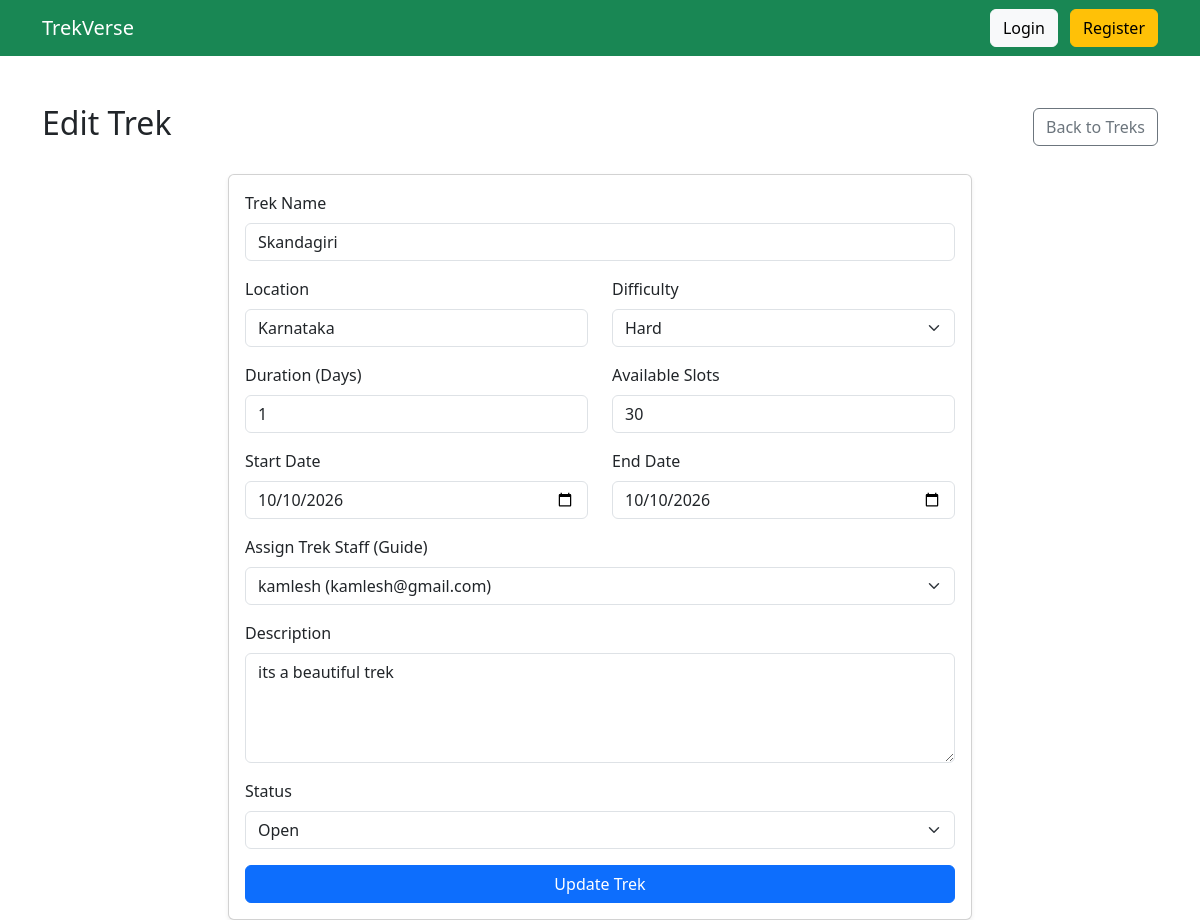
Page /admin/admin_treks/edit/1 (signed in) on the earlier database version.
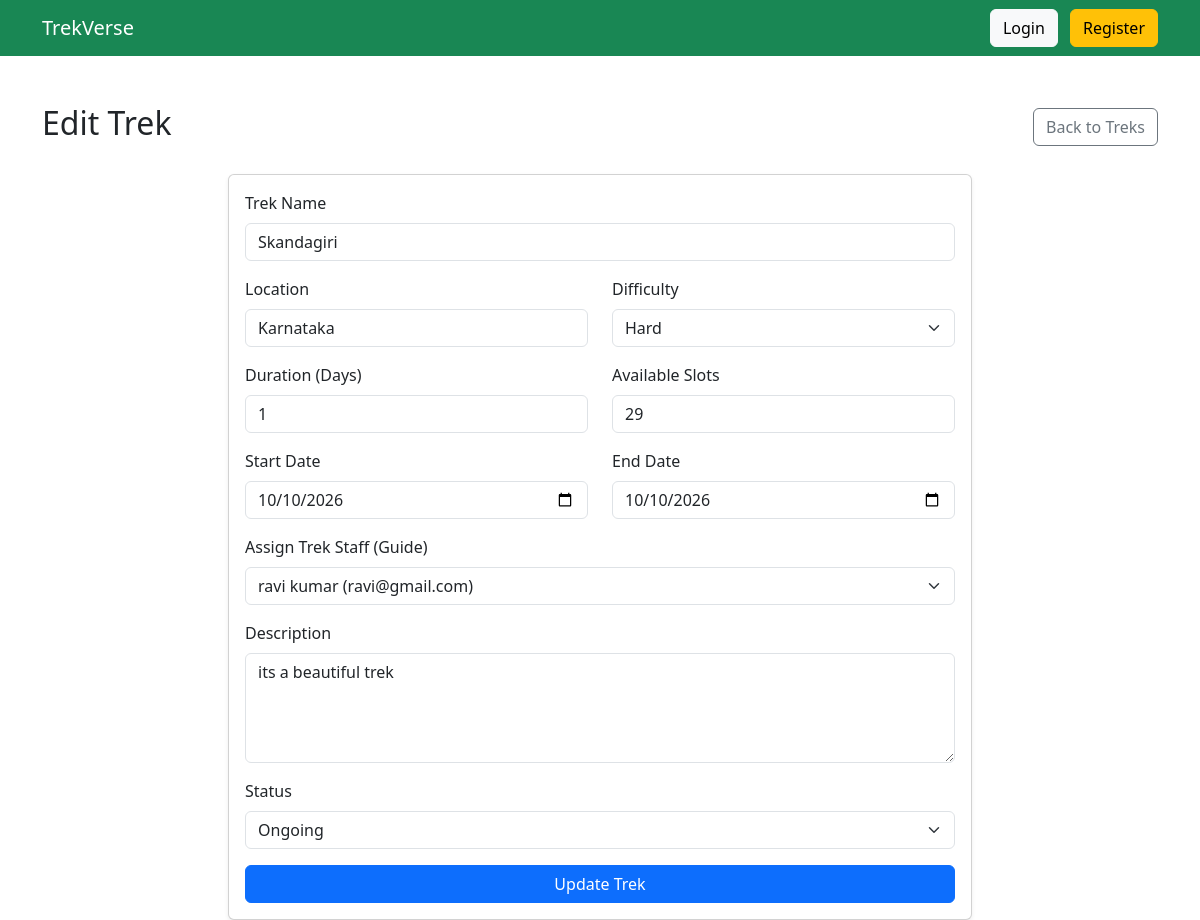
Same page on the later database version.
### models.py (models this page shows)
class Trek(db.Model):
    __tablename__ = "treks"
    id = db.Column(db.Integer, primary_key=True)
    name = db.Column(db.String(100), nullable=False)
    location = db.Column(db.String(100), nullable=False)
    difficulty = db.Column(db.String(20), nullable=False)
    duration = db.Column(db.Integer, nullable=False)
    available_slots = db.Column(db.Integer, nullable=False)
    status = db.Column(db.String(20), default="Pending")
    start_date = db.Column(db.Date)
    end_date = db.Column(db.Date)
    description = db.Column(db.Text)
    staff_id = db.Column(
        db.Integer,
        db.ForeignKey("users.id")
    )
    created_at = db.Column(
        db.DateTime,
        default=datetime.utcnow
    )
    bookings = db.relationship(
        "Booking",
        backref="trek",
        lazy=True
    )

class User(db.Model):
    __tablename__ = "users"
    id = db.Column(db.Integer, primary_key=True)
    name = db.Column(db.String(100), nullable=False)
    email = db.Column(db.String(120), unique=True, nullable=False)
    password = db.Column(db.String(255), nullable=False)
    phone = db.Column(db.String(15))
    role = db.Column(db.String(20), nullable=False)
    approved = db.Column(db.Boolean, default=False)
    blacklisted = db.Column(db.Boolean, default=False)
    experience_years = db.Column(db.Integer, default=0)
    skills = db.Column(db.String(255), default="")
    bio = db.Column(db.Text, default="")
    created_at = db.Column(db.DateTime, default=datetime.utcnow)
    managed_treks = db.relationship(
        "Trek",
        backref="staff",
        lazy=True
    )
    bookings = db.relationship(
        "Booking",
        backref="user",
        lazy=True
    )

### routes.py (the view, shortened to what this page needs)
    @app.route("/admin/admin_treks/edit/<int:trek_id>", methods=["GET", "POST"])
    def admin_edit_trek(trek_id):
        if "user_id" not in session or session["role"] != "admin":
            return "Access Denied"
        trek = Trek.query.get_or_404(trek_id)
        staff = User.query.filter_by(role="staff", approved=True).all()
        return render_template("admin/edit_trek.html", trek=trek, staff=staff)

### templates/admin/edit_trek.html (shortened to what this page needs)
{% extends "base.html" %}
{% block content %}
<div class="d-flex justify-content-between align-items-center mb-4">
    <h2>Edit Trek</h2>
    <a href="/admin/admin_treks" class="btn btn-outline-secondary">Back to Treks</a>
</div>
<div class="card shadow-sm col-md-8 offset-md-2">
    <div class="card-body">
        <form method="POST">
            <div class="mb-3">
                <label class="form-label">Trek Name</label>
                <input type="text" name="name" class="form-control" value="{{ trek.name }}" required>
            </div>
            <div class="row">
                <div class="col-md-6 mb-3">
                    <label class="form-label">Location</label>
                    <input type="text" name="location" class="form-control" value="{{ trek.location }}" required>
                </div>
                <div class="col-md-6 mb-3">
                    <label class="form-label">Difficulty</label>
                    <select name="difficulty" class="form-select">
                        <option value="Hard" {% if trek.difficulty == 'Hard' %}selected{% endif %}>Hard</option>
                    </select>
                </div>
            </div>
            <div class="row">
                <div class="col-md-6 mb-3">
                    <label class="form-label">Duration (Days)</label>
                    <input type="number" name="duration" class="form-control" min="1" value="{{ trek.duration }}" required>
                </div>
                <div class="col-md-6 mb-3">
                    <label class="form-label">Available Slots</label>
                    <input type="number" name="available_slots" class="form-control" min="0" value="{{ trek.available_slots }}" required>
                </div>
            </div>
            <div class="row">
                <div class="col-md-6 mb-3">
                    <label class="form-label">Start Date</label>
                    <input type="date" name="start_date" class="form-control" value="{{ trek.start_date.strftime('%Y-%m-%d') if trek.start_date else '' }}" required>
                </div>
                <div class="col-md-6 mb-3">
                    <label class="form-label">End Date</label>
                    <input type="date" name="end_date" class="form-control" value="{{ trek.end_date.strftime('%Y-%m-%d') if trek.end_date else '' }}" required>
                </div>
            </div>
            <div class="mb-3">
                <label class="form-label">Assign Trek Staff (Guide)</label>
                <select name="staff_id" class="form-select">
                    {% for member in staff %}
                    <option value="{{ member.id }}" {% if trek.staff_id == member.id %}selected{% endif %}>{{ member.name }} ({{ member.email }})</option>
                    {% endfor %}
                </select>
            </div>
            <div class="mb-3">
                <label class="form-label">Description</label>
                <textarea name="description" class="form-control" rows="4">{{ trek.description }}</textarea>
            </div>
            <div class="mb-3">
                <label class="form-label">Status</label>
                <select name="status" class="form-select">
                    <option value="Open" {% if trek.status == 'Open' %}selected{% endif %}>Open</option>
                    <option value="Ongoing" {% if trek.status == 'Ongoing' %}selected{% endif %}>Ongoing</option>
                </select>
            </div>
            <button type="submit" class="btn btn-primary w-100">Update Trek</button>
        </form>
    </div>
</div>
{% endblock %}

Differences in the rows shown:
changed Trek "Skandagiri": available_slots "30" → "29"; staff_id "kamlesh (kamlesh@gmail.com)" → "ravi kumar (ravi@gmail.com)"; status "Open" → "Ongoing"
